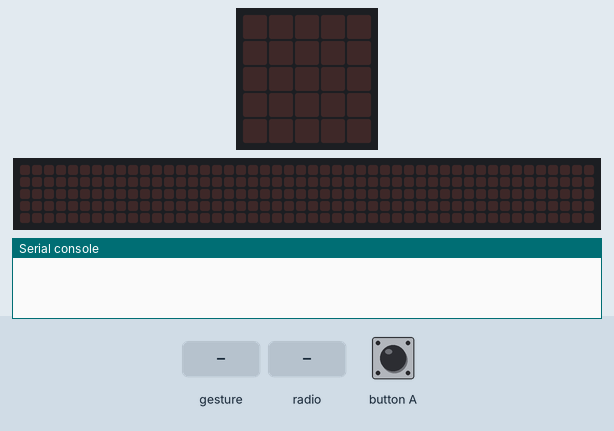
Recording of a program running on a simulated BBC micro:bit (MakeCode). Shown: the board's 5×5 LED display, a strip that is not on the board, showing the scrolling text unrolled, the last lines printed to the serial console. The test bench sets the inputs (shaded band). Random numbers come from a fixed seed; no radio messages arrive unless stated (any console line starting 'radio sent:' is added by the test bench); a tilt is held for 1.5 s and a shake lasts 1 s, then the board lies face up again; the 48×5 strip is a reading aid, not a part: it shows the text the display is scrolling, unrolled, one strip-width of it at a time.

Above: at 1.2 s.
1.3 s: gesture 'shake'
At 3.3 s:
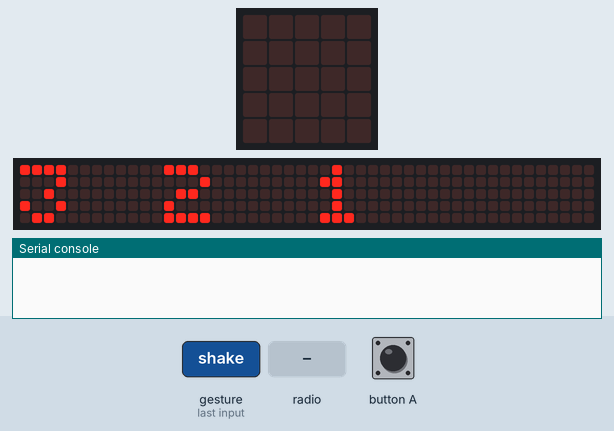
4.3 s: button A pressed for 0.15 s
7.4 s: gesture 'shake'
At 8.17 s:
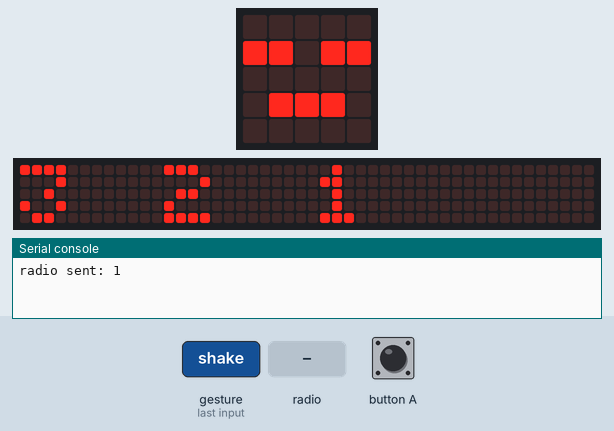
10.4 s: button A pressed for 0.15 s
13.5 s: radio message "1" arrives
At 15.9 s:
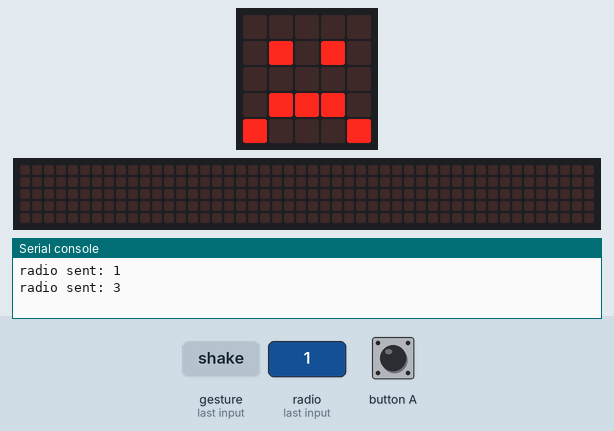
16.2 s: gesture 'shake'
At 16.47 s:
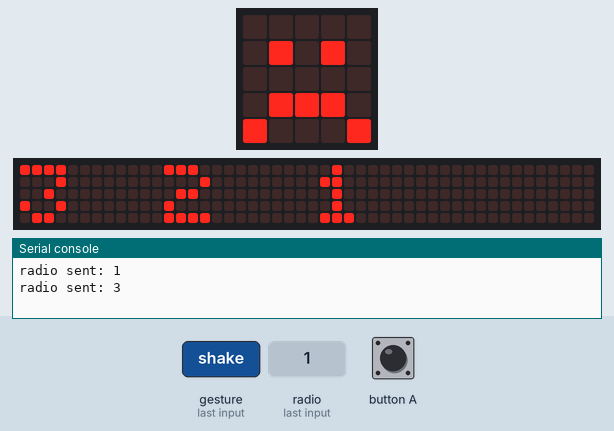

Measured:
- after the input at 1.3 s, the display: changes after 0.20 s (image 1)
- after the input at 16.2 s, the display: changes after 0.20 s (image 4)
- what the display in image 1 shows lasts 0.6 s, from 2.9 s to 3.5 s

The program:

main.ts
```typescript
radio.onReceivedNumber(function (receivedNumber) {
    ander = receivedNumber
})
input.onButtonPressed(Button.A, function () {
    if (getal == ander) {
        basic.showIcon(IconNames.Asleep)
    } else {
        if (getal == 1) {
            if (ander == 2) {
                basic.showIcon(IconNames.Sad)
            } else {
                basic.showIcon(IconNames.Happy)
            }
        }
        if (getal == 2) {
            if (ander == 3) {
                basic.showIcon(IconNames.Sad)
            } else {
                basic.showIcon(IconNames.Happy)
            }
        }
        if (getal == 3) {
            if (ander == 1) {
                basic.showIcon(IconNames.Sad)
            } else {
                basic.showIcon(IconNames.Happy)
            }
        }
    }
})
input.onGesture(Gesture.Shake, function () {
    basic.showString("3 2 1")
    getal = randint(1, 3)
    radio.sendNumber(getal)
    if (getal == 1) {
        basic.showIcon(IconNames.Target)
    } else if (getal == 2) {
        basic.showIcon(IconNames.Square)
    } else {
        basic.showIcon(IconNames.Scissors)
    }
})
let getal = 0
let ander = 0
radio.setGroup(5)
```

test.ts
```typescript
// tests gaan hier; deze zal niet worden gecompileerd wanneer dit pakket wordt gebruikt als extensie.
```
